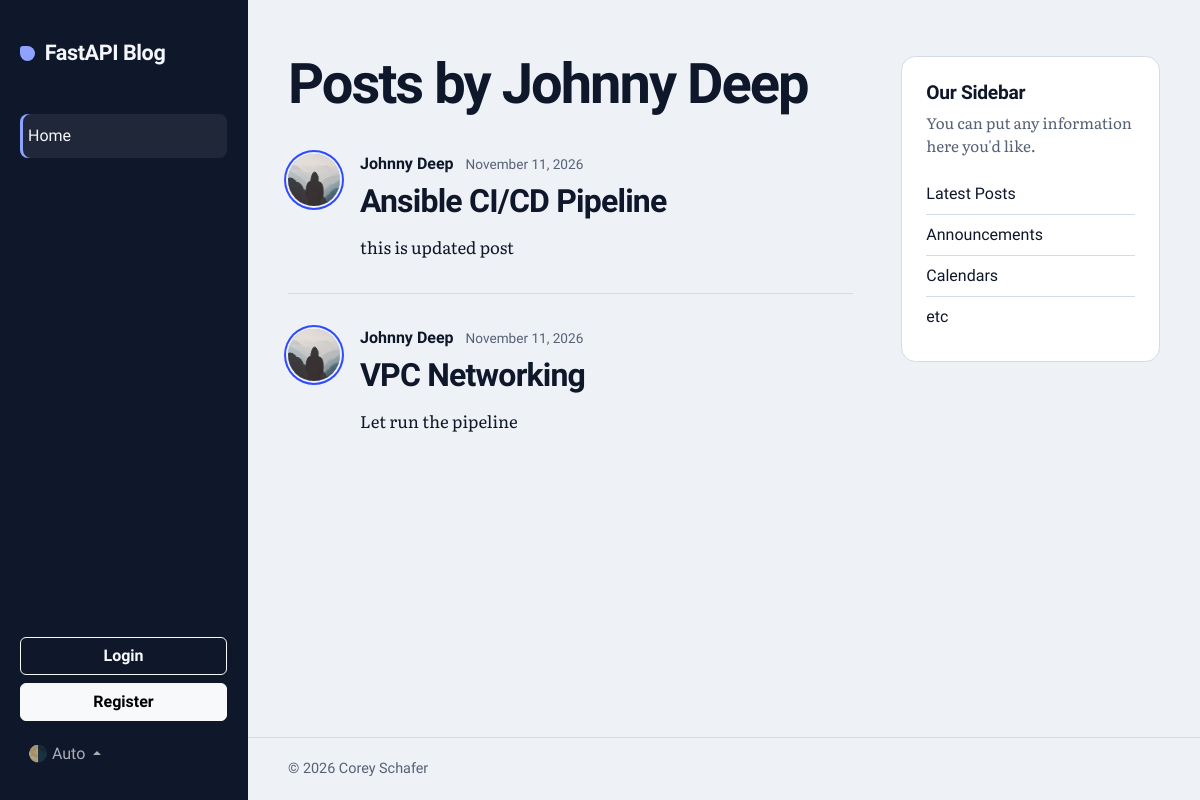
The page /users/1/posts on the database its author committed.
### models.py (models this page shows, shortened)
class User(Base):
    __tablename__ = "users"
    id: Mapped[int] = mapped_column(Integer, primary_key=True, index=True)
    username: Mapped[str] = mapped_column(String(50), unique=True, index=True, nullable=False)
    email: Mapped[str] = mapped_column(String(100), unique=True, index=True, nullable=False)
    image_file: Mapped[str | None] = mapped_column(
        String(200),
        nullable=True,
        default=None,
    )
    posts: Mapped[list[Post]] = relationship(back_populates="author", cascade="all, delete-orphan")

class Post(Base):
    __tablename__ = "posts"
    id: Mapped[int] = mapped_column(Integer, primary_key=True, index=True)
    title: Mapped[str] = mapped_column(String(100), nullable=False)
    content: Mapped[str] = mapped_column(Text, nullable=False)
    user_id: Mapped[int] = mapped_column(
        ForeignKey("users.id"),
        nullable=False,
        index=True
    )
    date_posted: Mapped[datetime] = mapped_column(
        DateTime(timezone=True),
        default=lambda: datetime.now(UTC),
    )
    author: Mapped[User] = relationship(back_populates="posts")

### main.py (the view)
@app.get("/users/{user_id}/posts", include_in_schema=False, name="user_posts")
async def user_posts_page(request: Request, user_id: int, db: DbSession):
    result = await db.execute(
        select(models.User).where(models.User.id == user_id)
    )
    user = result.scalars().first()
    if not user:
        raise HTTPException(
            status_code=status.HTTP_404_NOT_FOUND,
            detail=f"User with id {user_id} not found"
        )
    results = await db.execute(
        select(models.Post)
        .options(selectinload(models.Post.author)) # eager loading
        .where(models.Post.user_id == user_id)
    )
    posts = results.scalars().all()
    return templates.TemplateResponse(
        request=request,
        name="user_posts.html",
        context={"posts": posts, "user": user, "title": f"{user.username}'s Posts"}
    )

### templates/user_posts.html
{% extends "layout.html" %}
{% block content %}
  <h1 class="feed-title">Posts by {{ user.username }}</h1>
  {% for post in posts %}
    <article class="post">
      <img class="article-img"
           src="{{ post.author.image_path }}"
           alt="{{ post.author.username }}'s profile picture"
           width="52"
           height="52"
           loading="lazy">
      <div class="post-body">
        <div class="article-metadata">
          <a class="article-author"
             href="{{ url_for('user_posts', user_id=post.author.id) }}">{{ post.author.username }}</a>
          <small class="article-date">{{ post.date_posted.strftime("%B %d, %Y") }}</small>
        </div>
        <h2 class="post-heading">
          <a class="article-title"
             href="{{ url_for('post_page', post_id=post.id) }}">{{ post.title }}</a>
        </h2>
        <p class="article-content">{{ post.content }}</p>
      </div>
    </article>
  {% else %}
    <p class="feed-empty">No posts by this user yet.</p>
  {% endfor %}
{% endblock content %}

### static/css/main.css (style rules this page uses)
:root, :root[data-bs-theme="light"] { --rail-w: 15.5rem; --font-display: "Bricolage Grotesque", system-ui, -apple-system, "Segoe UI", sans-serif; --font-text: "Literata", Georgia, "Times New Roman", serif; --bg: #eef1f6; --surface: #ffffff; --ink: #0f172a; --muted: #566176; --line: #d5dbe5; --accent: #2f4bff; --rail-bg: #0f172a; --rail-line: transparent; --rail-ink: #f4f6fb; --rail-muted: rgba(244, 246, 251, 0.68); --rail-accent: #8fa2ff; }
body { font-family: var(--font-text); background-color: var(--bg); color: var(--ink); }
h1, h2, h3, h4, h5, h6 { font-family: var(--font-display); color: var(--ink); }
a { color: var(--accent); }
.feed-title { margin-bottom: 0.5rem; font-size: clamp(2.25rem, 1.4rem + 3vw, 3.5rem); font-weight: 800; line-height: 1; letter-spacing: -0.035em; }
.post { display: flex; align-items: flex-start; gap: 1.25rem; padding: 2rem 0; border-bottom: 1px solid var(--line); }
.post:last-of-type { border-bottom: 0; }
.article-img { flex-shrink: 0; width: 52px; height: 52px; margin-top: 0.15rem; border-radius: 50%; object-fit: cover; box-shadow: 0 0 0 2px var(--bg), 0 0 0 4px var(--accent); }
.post-body { min-width: 0; flex-grow: 1; }
.article-metadata { display: flex; flex-wrap: wrap; align-items: baseline; gap: 0.25rem 0.75rem; margin-bottom: 0.5rem; font-family: var(--font-display); }
.article-author { font-weight: 600; text-decoration: none; color: var(--ink); }
.article-date { font-size: 0.85rem; color: var(--muted); }
.post-heading { margin-bottom: 0.75rem; font-size: clamp(1.55rem, 1.2rem + 1.2vw, 2rem); font-weight: 700; line-height: 1.12; letter-spacing: -0.025em; }
.article-title { color: var(--ink); text-decoration: none; }
.article-content { max-width: 65ch; margin-bottom: 0; font-size: 1.05rem; line-height: 1.75; color: var(--ink); }

### rows shown on the page
User: username "Johnny Deep"
Post: author.username "Johnny Deep", date_posted "November 11, 2026", title "Ansible CI/CD Pipeline", content "this is updated post"
Post: author.username "Johnny Deep", date_posted "November 11, 2026", title "VPC Networking", content "Let run the pipeline"
